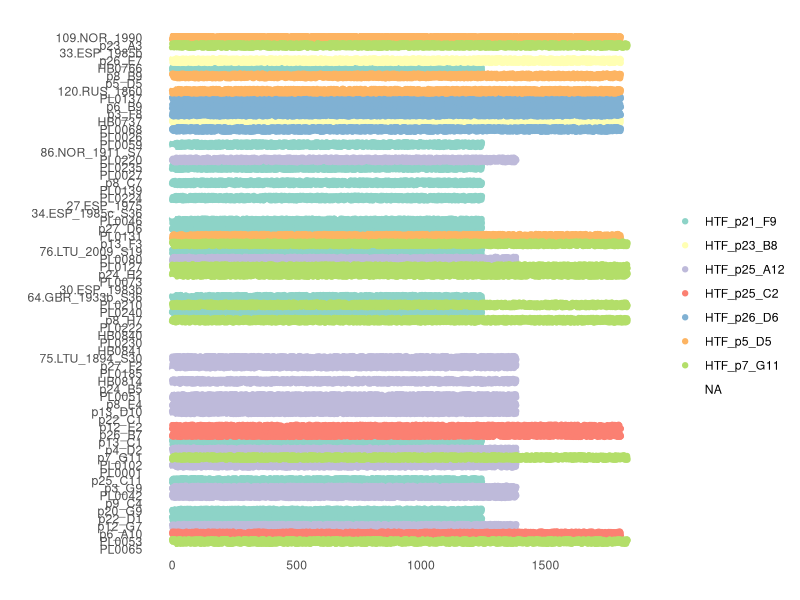
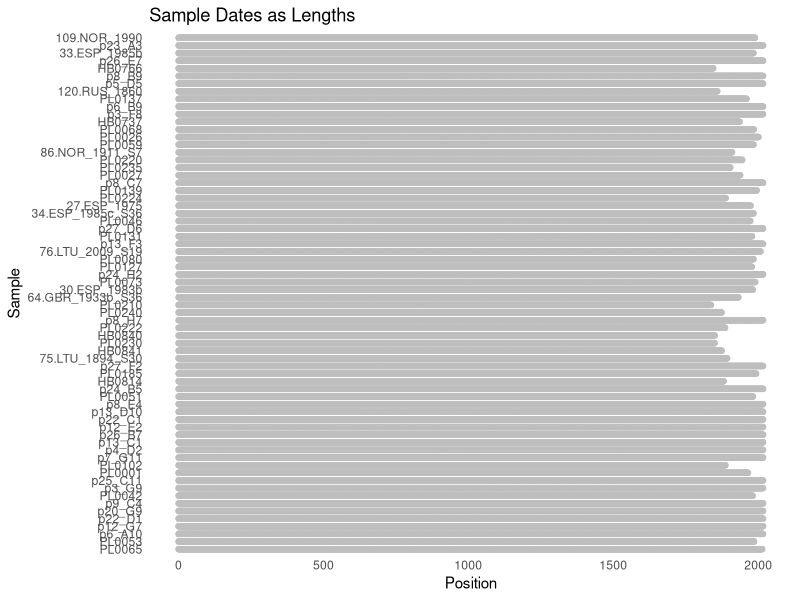

Source code (R) for these figures, in order:
# Load necessary libraries
library(ggplot2)
library(dplyr)
library(tidyr)
library(RColorBrewer)

# Read the sample names from treetopologyorder.txt
tree_topology_order <- readLines("treetopologyorder.txt")
tree_order_data <- data.frame(sample = tree_topology_order, stringsAsFactors = FALSE)
# Read the formatted HTF data
formatted_HTF <- readLines("formatted_HTF.txt")
# Read the HTF order data
HTF_order <- readLines("allHTFnames.txt")

# Process the HTF order data
order_data <- data.frame(sample = character(), haplotype = character(), stringsAsFactors = FALSE)
for (line in HTF_order) {
  elements <- unlist(strsplit(sub(">", "", line), "\\|"))
  if (length(elements) == 2) {
    order_data <- rbind(order_data, data.frame(sample = elements[1], haplotype = elements[2], stringsAsFactors = FALSE))
  } else if (length(elements) == 1) {
    order_data <- rbind(order_data, data.frame(sample = elements[1], haplotype = NA, stringsAsFactors = FALSE))
  }
}

# Merge tree order data with HTF order data
merged_data <- merge(tree_order_data, order_data, by = "sample", all.x = TRUE)



# Process the formatted HTF data
HTF_lengths <- data.frame(haplotype = character(), start = numeric(), end = numeric(), stringsAsFactors = FALSE)
for (line in formatted_HTF) {
  parts <- unlist(strsplit(line, ":"))
  haplotype <- parts[1]
  range <- unlist(strsplit(parts[2], "-"))
  start <- as.numeric(range[1])
  end <- as.numeric(range[2])
  HTF_lengths <- rbind(HTF_lengths, data.frame(haplotype = haplotype, start = start, end = end, stringsAsFactors = FALSE))
}

HTF_lengths$length <- HTF_lengths$end - HTF_lengths$start + 1

# Merge the order data with haplotype lengths
combined <- merge(merged_data, HTF_lengths, by.x = "haplotype", by.y = "haplotype", all.x = TRUE)
combined$length[is.na(combined$length)] <- 0

# Ensure all samples from file 1 are included and in the correct order
combined$sample <- factor(combined$sample, levels = rev(unique(tree_order_data$sample)))

# Expand the data to plot each position
expanded_data <- combined %>%
  group_by(sample) %>%
  mutate(position = ifelse(length > 0, list(0:(length - 1)), list(0))) %>%
  unnest(cols = c(position))

# Ensure correct handling of NA values and case consistency
expanded_data$haplotype <- as.character(expanded_data$haplotype)
expanded_data$haplotype[is.na(expanded_data$haplotype)] <- "NA"

# Define colors for haplotypes, white for NA
unique_haplotypes <- unique(expanded_data$haplotype)
num_colors <- length(unique_haplotypes) - 1
palette <- brewer.pal(min(num_colors, 12), "Set3") # Choose a perceptually uniform palette
haplotype_colors <- setNames(palette, unique_haplotypes[unique_haplotypes != "NA"])
haplotype_colors <- c("NA" = "white", haplotype_colors)

# Create the plot
p <- ggplot(expanded_data, aes(x = position, y = sample, color = haplotype)) +
  geom_point(position = position_jitter(height = 0.3)) +
  scale_color_manual(values = haplotype_colors, na.translate = FALSE) +
  theme_minimal() +
  theme(
    panel.grid.major = element_blank(),
    panel.grid.minor = element_blank()
  ) +
  labs(title = "",
       x = "",
       y = "",
       color = "")

# Save the plot with proportional shrink on x-axis
ggsave("HTF_lengths_plot.pdf", plot = p, width = 5, height = 10, units = "in")














# Load necessary libraries
library(ggplot2)
library(dplyr)
library(tidyr)

# Read the sample names from treetopologyorder.txt
tree_topology_order <- readLines("treetopologyorder.txt")
tree_order_data <- data.frame(sample = tree_topology_order, stringsAsFactors = FALSE)

# Read the sample dates from sampleanddate68.txt
sample_dates <- read.table("sampleanddate68.txt", header = FALSE, stringsAsFactors = FALSE)
colnames(sample_dates) <- c("sample", "date")

# Merge the tree order data with sample dates
merged_data <- merge(tree_order_data, sample_dates, by = "sample", all.x = TRUE)

# Ensure all samples from file 1 are included and in the correct order
merged_data$sample <- factor(merged_data$sample, levels = rev(unique(tree_order_data$sample)))

# Process the dates to create lengths
merged_data <- merged_data %>%
  mutate(length = date ) %>%
  group_by(sample) %>%
  mutate(position = ifelse(!is.na(length), list(0:(length - 1)), list(0))) %>%
  unnest(cols = c(position))

# Plotting
p <- ggplot(merged_data, aes(x = position, y = sample)) +
  geom_point(color='grey') +
  theme_minimal() +
  theme(
    panel.grid.major = element_blank(),
    panel.grid.minor = element_blank()
  ) +
  labs(title = "Sample Dates as Lengths",
       x = "Position",
       y = "Sample")

# Save the plot with proportional shrink on x-axis
ggsave("sample_dates_plot.png", plot = p, width = 5, height = 10, units = "in")